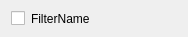
<?xml version="1.0" encoding="UTF-8"?>
<ui version="4.0">
 <class>PluginFilterItem</class>
 <widget class="QWidget" name="PluginFilterItem">
  <property name="geometry">
   <rect>
    <x>0</x>
    <y>0</y>
    <width>188</width>
    <height>33</height>
   </rect>
  </property>
  <property name="windowTitle">
   <string>Form</string>
  </property>
  <layout class="QHBoxLayout" name="horizontalLayout">
   <item>
    <widget class="QCheckBox" name="enableCheckBox">
     <property name="text">
      <string/>
     </property>
    </widget>
   </item>
   <item>
    <widget class="QLabel" name="filterNameLabel">
     <property name="text">
      <string>FilterName</string>
     </property>
    </widget>
   </item>
   <item>
    <spacer name="horizontalSpacer">
     <property name="orientation">
      <enum>Qt::Horizontal</enum>
     </property>
     <property name="sizeHint" stdset="0">
      <size>
       <width>0</width>
       <height>5</height>
      </size>
     </property>
    </spacer>
   </item>
  </layout>
 </widget>
 <resources/>
 <connections/>
</ui>
